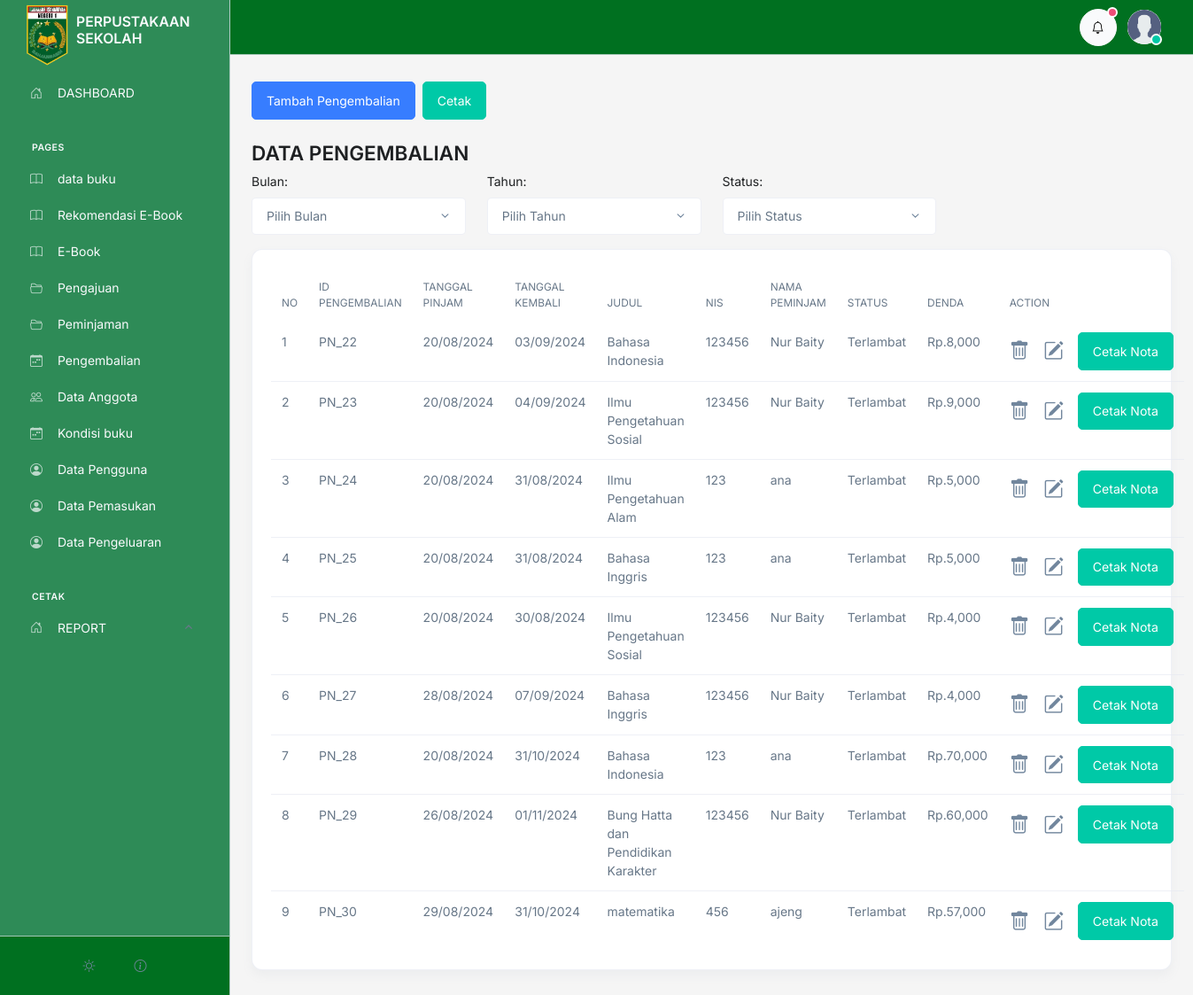
Page /admin/pengembalian/index.php (signed in) on the earlier database version.
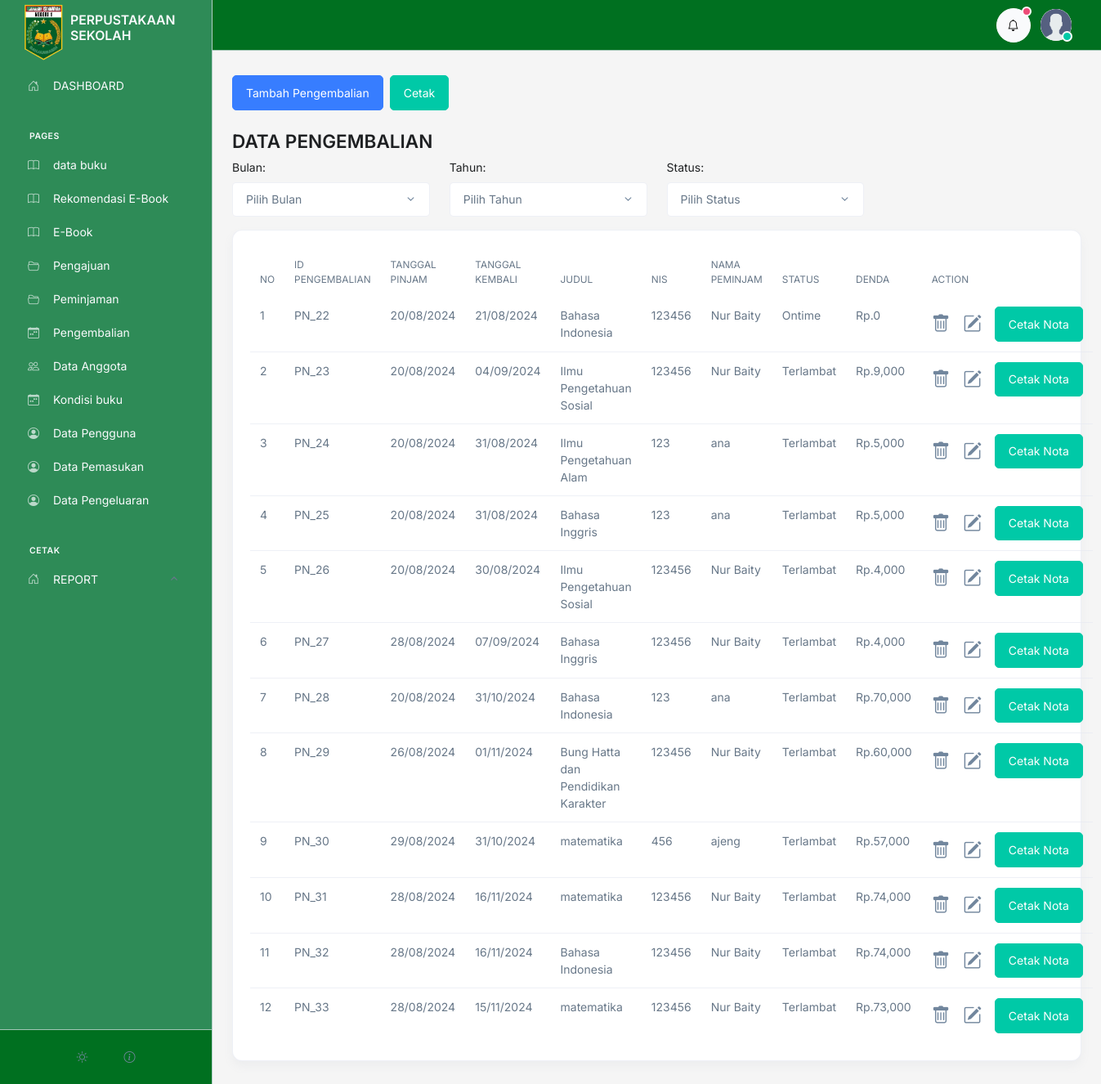
Same page on the later database version.
### tables this page shows
CREATE TABLE `pengembalian` (
  `id` int(11) NOT NULL,
  `id_peminjaman` int(11) NOT NULL,
  `tanggal` varchar(100) NOT NULL,
  `status` varchar(50) NOT NULL,
  `denda` int(11) NOT NULL
);

CREATE TABLE `peminjaman` (
  `id` int(50) NOT NULL,
  `id_anggota` int(50) NOT NULL,
  `id_buku` int(50) NOT NULL,
  `tanggal` varchar(100) NOT NULL,
  `tanggal_kembali` varchar(100) NOT NULL,
  `status` varchar(100) NOT NULL
);

CREATE TABLE `buku` (
  `id` int(11) NOT NULL,
  `id_kategori` int(11) DEFAULT 1,
  `tanggal` varchar(50) NOT NULL,
  `judul` varchar(200) NOT NULL,
  `pengarang` varchar(100) NOT NULL,
  `penerbit` varchar(100) NOT NULL,
  `tahun_terbit` varchar(50) NOT NULL,
  `isbn` varchar(200) NOT NULL,
  `jumlah` int(10) NOT NULL,
  `lokasi` varchar(200) NOT NULL,
  `deskripsi` text NOT NULL,
  `image` text NOT NULL
);

CREATE TABLE `anggota` (
  `id` int(11) NOT NULL,
  `user_id` int(11) DEFAULT NULL,
  `nis` varchar(20) NOT NULL,
  `nama` varchar(100) NOT NULL,
  `email` varchar(100) NOT NULL DEFAULT 'm.nawir177@gmail.com',
  `telpon` varchar(15) NOT NULL DEFAULT '082255445566',
  `tempat_lahir` varchar(100) NOT NULL,
  `tanggal_lahir` varchar(100) NOT NULL,
  `kelamin` varchar(100) NOT NULL,
  `TA` varchar(100) NOT NULL,
  `alamat` text NOT NULL,
  `foto` varchar(100) NOT NULL,
  `verifikasi` tinyint(1) NOT NULL DEFAULT 0
);

### admin/controller.php (called while the page is built, shortened)
<?php
$conn = mysqli_connect('localhost', 'root', '', 'perpustakaan');
function getFilter($table)
{
    global $conn;
    $query = "SELECT * FROM $table";
    $rows = [];
    $result = mysqli_query($conn, $query);
    if ($result) {
        while ($row = mysqli_fetch_assoc($result)) {
            $rows[] = $row;
        }
    } else {
        echo "Error: " . mysqli_error($conn);
    }
    return $rows;
}
function hasOne($id_relation, $table_relation, $field)
{
   $conn = mysqli_connect('localhost', 'root', '', 'perpustakaan');
   $query = "SELECT $field FROM $table_relation WHERE id = $id_relation";
   $result = mysqli_query($conn, $query);
   $row = mysqli_fetch_array($result, MYSQLI_ASSOC);
   if ($row) {
      return $row[$field];
   } else {
      return null;
   }
}

### admin/pengembalian/index.php (the view, shortened to what this page needs)
<?php
include '../controller.php';
include '../template/header.php';
$pengembalian = getFilter("pengembalian");
$no = 1;
?>
<div class="container">
   <div class="d-flex gap-2">
      <a href="tambah.php" class="btn btn-primary my-4">Tambah Pengembalian</a>
      <div>
         <button type="button" class="btn btn-success mt-4" onclick="printData()">Cetak</button>
      </div>
   </div>
   <h1>DATA PENGEMBALIAN</h1>
   <form action="" method="get" class="mb-3" id="filterForm">
      <div class="row">
         <div class="col-md-3">
            <label for="bulan" class="form-label">Bulan:</label>
            <select name="bulan" id="bulan" class="form-select" onchange="submitForm()">
               <option value="">Pilih Bulan</option>
            </select>
         </div>
         <div class="col-md-3">
            <label for="tahun" class="form-label">Tahun:</label>
            <select name="tahun" id="tahun" class="form-select" onchange="submitForm()">
               <option value="">Pilih Tahun</option>
            </select>
         </div>
         <div class="col-md-3">
            <label for="status" class="form-label">Status:</label>
            <select name="status" id="status" class="form-select" onchange="submitForm()">
               <option value="">Pilih Status</option>
            </select>
         </div>
      </div>
   </form>
   <div class="card">
      <div class="card-body">
         <table class="table table-responsive">
            <thead>
               <tr>
                  <th>No</th>
                  <th>ID PENGEMBALIAN</th>
                  <th>Tanggal Pinjam</th>
                  <th>Tanggal Kembali</th>
                  <th>Judul</th>
                  <th>NIS</th>
                  <th>Nama Peminjam</th>
                  <th>Status</th>
                  <th>Denda</th>
                  <th>Action</th>
               </tr>
            </thead>
            <tbody>
               <?php foreach ($pengembalian as $value) : ?>
                  <tr>
                     <td><?= $no++; ?></td>
                     <td>PN_<?=$value['id']; ?></td>
                     <td><?= hasOne($value['id_peminjaman'], "peminjaman", "tanggal"); ?></td>
                     <td><?= $value['tanggal'] ?></td>
                     <td><?= hasOne(hasOne($value['id_peminjaman'], "peminjaman", "id_buku"), 'buku', 'judul'); ?></td>
                     <td><?= hasOne(hasOne($value['id_peminjaman'], "peminjaman", "id_anggota"), 'anggota', 'nis'); ?></td>
                     <td><?= hasOne(hasOne($value['id_peminjaman'], "peminjaman", "id_anggota"), 'anggota', 'nama'); ?></td>
                     <td><?= $value['status'] ?></td>
                     <td>Rp.<?= number_format($value['denda'], 0, 0) ?></td>
                     <td>
                        <div class="d-flex gap-3 align-items-center">
                           <a href="delete.php?id=<?= $value['id'] ?>" onclick="return confirm('Are you sure?')" class="fs-1 text-secondary">
                              <i class="bi bi-trash"></i>
                           </a>
                           <a href="edit.php?id=<?= $value['id'] ?>" class="fs-1 text-secondary">
                              <i class="bi bi-pencil-square"></i>
                           </a>
                           <a href="nota.php?id=<?= $value['id'] ?>" class="btn btn-success">Cetak Nota</a>
                        </div>
                     </td>
                  </tr>
               <?php endforeach; ?>
            </tbody>
         </table>
      </div>
   </div>
</div>
<?php include '../template/footer.php'; ?>

Differences in the rows shown:
changed pengembalian id 22: tanggal "03/09/2024" → "21/08/2024"; status "Terlambat" → "Ontime"; denda "8,000" → "0"
added pengembalian: id "31", id_peminjaman.tanggal "28/08/2024", tanggal "16/11/2024", id_peminjaman.judul "matematika", id_peminjaman.nis "123456", id_peminjaman.nama "Nur Baity", status "Terlambat", denda "74,000"
added pengembalian: id "32", id_peminjaman.tanggal "28/08/2024", tanggal "16/11/2024", id_peminjaman.judul "Bahasa Indonesia", id_peminjaman.nis "123456", id_peminjaman.nama "Nur Baity", status "Terlambat", denda "74,000"
added pengembalian: id "33", id_peminjaman.tanggal "28/08/2024", tanggal "15/11/2024", id_peminjaman.judul "matematika", id_peminjaman.nis "123456", id_peminjaman.nama "Nur Baity", status "Terlambat", denda "73,000"
